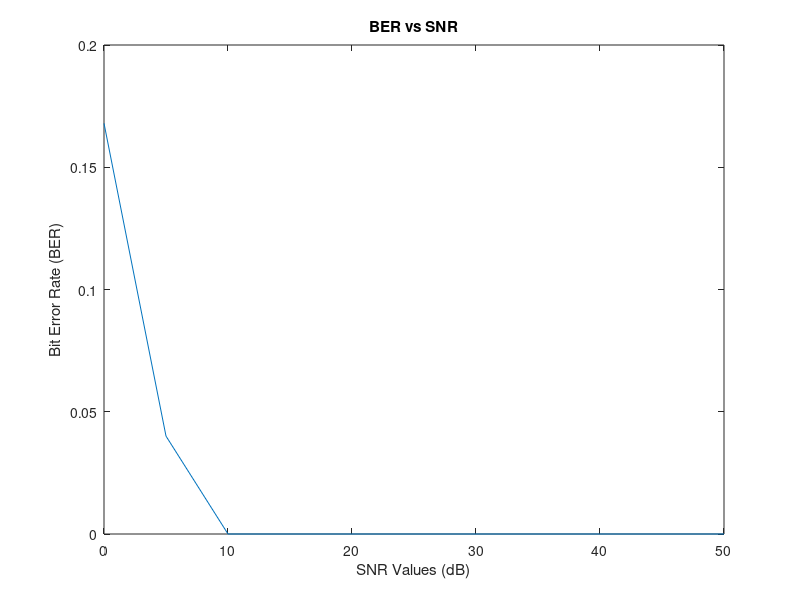

This figure's MATLAB source:
%% Phase 1: Data Generation
clc; close all; clear workspace;

% Assume the number of bits for transmission is 1024 (means, N= 1024).
% Generate random binary digits (0 or 1)
% Convert binary digits to ±1 (means 1 to +1 and 0 to -1). This is your data for transmission.

N_bits = 1024 ;
Raw_Data = randi([0 1], 1 , N_bits);
Signal =  2 .* (Raw_Data - 0.5);

% Generate equal number of noise samples.
% The generated noise should have normal distribution with zero mean and unit variance (use the function randn in MATLAB).

Noise = randn(1, N_bits);

% Change the noise variance with respect to SNR (signal to noise ratio) value.
% For that, fix the SNR value, (For example, let SNR = 10 dB)
% Use SNR value to generate noise variance.

SNR_db_Values_Array = 0:5:50;

Result = zeros([1 11]);

for k = 1:length(SNR_db_Values_Array)
    SNR = SNR_db_Values_Array(k);

    % SNR (in dB) = 10log10 (S/N) where S is the Signal power (or variance) and N is the Noise power (or variance)
    % Assume signal (the input data) has unit power. 
    % That is, S=1.Obtain the noise variance (=N) from the previous relation and use it together with the noise samples to generate the required noise.
    
    SignalPower = 1;
    NoisePower_variance = SignalPower ./ (10 .^ (SNR/10));

    Noise = sqrt(NoisePower_variance) .* Noise;

    %  Add noise samples with transmitted data. This is assumed as your received signal.
    Signal_Received = Signal + Noise;

    % Consider a threshold logic at the receiver.
    % Fix the threshold value as 0 (the transmitted data is +1 and -1, and 0 is the mid value)
    Threshold = 0;
    
    % If the received signal is above or equal to the threshold level, take it as 1
    % If the received signal is below the threshold value, take it as 0.
    
    Output = zeros(1,N_bits);
    for i = 1:N_bits
        if (Signal_Received(i) > Threshold)
            Output(i) = 1;
        else
            Output(i) = 0;
        end
    end
    
    % Compute the bit error rate during transmission.
    % Compare the output values from the threshold logice with the input binary digits (1 or 0 format)
    % Compute the bit error rate using the relation Bit error rate = (number of errors during transmission)/(total number of bits for transmission)
    
    Error_Count = 0;
    for i = 1:N_bits
        if Output(i) ~= Raw_Data(i) 
            Error_Count = Error_Count + 1;
        end
    end
    
    Bit_Error_Rate = Error_Count ./ N_bits;
    Result(k) = Bit_Error_Rate;

% Repeat the steps for different SNRs
% Repeat the steps from noise addition to bit error rate computation
% Do the simulation for the same data set with different SNRs
% Consider different SNR values from 0 dB to 50 dB (in multiples of 5 dB).
end


% Plot your result in a graph.
% X axis should be SNR values and Y axis should be bit error rate.

figure(1)
plot(SNR_db_Values_Array,Result)
xlabel('SNR Values (dB)');
ylabel('Bit Error Rate (BER)');
title("BER vs SNR");


%% Phase 2: Modulation for Communication
